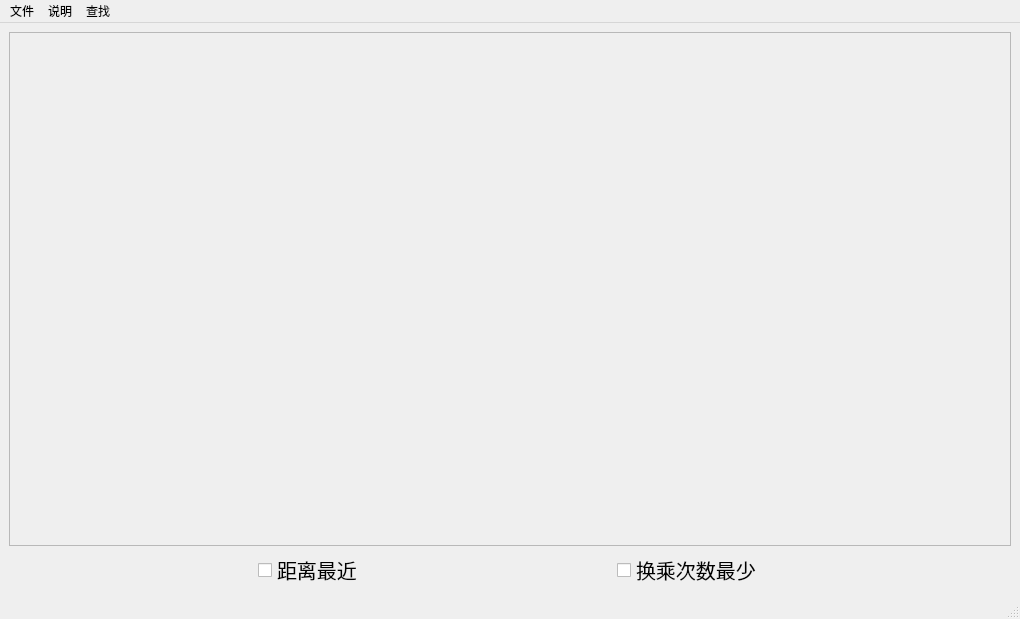
<?xml version="1.0" encoding="UTF-8"?>
<ui version="4.0">
 <class>MainWindow</class>
 <widget class="QMainWindow" name="MainWindow">
  <property name="geometry">
   <rect>
    <x>0</x>
    <y>0</y>
    <width>1020</width>
    <height>619</height>
   </rect>
  </property>
  <property name="contextMenuPolicy">
   <enum>Qt::NoContextMenu</enum>
  </property>
  <property name="windowTitle">
   <string>华中科技大学周边导航系统</string>
  </property>
  <property name="autoFillBackground">
   <bool>true</bool>
  </property>
  <widget class="QWidget" name="centralwidget">
   <property name="enabled">
    <bool>true</bool>
   </property>
   <layout class="QVBoxLayout" name="verticalLayout">
    <item>
     <widget class="QFrame" name="mapFrame">
      <property name="enabled">
       <bool>true</bool>
      </property>
      <property name="sizePolicy">
       <sizepolicy hsizetype="Preferred" vsizetype="Expanding">
        <horstretch>0</horstretch>
        <verstretch>0</verstretch>
       </sizepolicy>
      </property>
      <property name="frameShape">
       <enum>QFrame::StyledPanel</enum>
      </property>
      <property name="frameShadow">
       <enum>QFrame::Raised</enum>
      </property>
     </widget>
    </item>
    <item>
     <layout class="QHBoxLayout" name="horizontalLayout">
      <item>
       <spacer name="horizontalSpacer_2">
        <property name="orientation">
         <enum>Qt::Horizontal</enum>
        </property>
        <property name="sizeHint" stdset="0">
         <size>
          <width>40</width>
          <height>20</height>
         </size>
        </property>
       </spacer>
      </item>
      <item>
       <widget class="QCheckBox" name="checkBox">
        <property name="font">
         <font>
          <pointsize>15</pointsize>
         </font>
        </property>
        <property name="text">
         <string>距离最近</string>
        </property>
        <property name="iconSize">
         <size>
          <width>40</width>
          <height>40</height>
         </size>
        </property>
       </widget>
      </item>
      <item>
       <spacer name="horizontalSpacer">
        <property name="orientation">
         <enum>Qt::Horizontal</enum>
        </property>
        <property name="sizeHint" stdset="0">
         <size>
          <width>40</width>
          <height>20</height>
         </size>
        </property>
       </spacer>
      </item>
      <item>
       <widget class="QCheckBox" name="checkBox_2">
        <property name="font">
         <font>
          <pointsize>15</pointsize>
         </font>
        </property>
        <property name="text">
         <string>换乘次数最少</string>
        </property>
        <property name="iconSize">
         <size>
          <width>40</width>
          <height>40</height>
         </size>
        </property>
       </widget>
      </item>
      <item>
       <spacer name="horizontalSpacer_3">
        <property name="orientation">
         <enum>Qt::Horizontal</enum>
        </property>
        <property name="sizeHint" stdset="0">
         <size>
          <width>40</width>
          <height>20</height>
         </size>
        </property>
       </spacer>
      </item>
     </layout>
    </item>
   </layout>
  </widget>
  <widget class="QMenuBar" name="menubar">
   <property name="geometry">
    <rect>
     <x>0</x>
     <y>0</y>
     <width>1020</width>
     <height>23</height>
    </rect>
   </property>
   <widget class="QMenu" name="menu">
    <property name="title">
     <string>文件</string>
    </property>
    <addaction name="actionstops_txt"/>
    <addaction name="actionlines_txt"/>
    <addaction name="actionOrganization_txt"/>
   </widget>
   <widget class="QMenu" name="menu_2">
    <property name="title">
     <string>说明</string>
    </property>
    <addaction name="action"/>
    <addaction name="action_2"/>
    <addaction name="action_3"/>
    <addaction name="action_4"/>
   </widget>
   <widget class="QMenu" name="menu_3">
    <property name="title">
     <string>查找</string>
    </property>
    <addaction name="action_Ctrl_R"/>
   </widget>
   <addaction name="menu"/>
   <addaction name="menu_2"/>
   <addaction name="menu_3"/>
  </widget>
  <widget class="QStatusBar" name="statusbar"/>
  <action name="actionstops_txt">
   <property name="text">
    <string>stops.txt</string>
   </property>
  </action>
  <action name="actionlines_txt">
   <property name="text">
    <string>lines.txt</string>
   </property>
  </action>
  <action name="actionOrganization_txt">
   <property name="text">
    <string>Organization.txt</string>
   </property>
  </action>
  <action name="action">
   <property name="text">
    <string>首次单击左键选定起点</string>
   </property>
  </action>
  <action name="action_2">
   <property name="text">
    <string>再次单击左键选定终点</string>
   </property>
  </action>
  <action name="action_Ctrl_R">
   <property name="text">
    <string>查找地点     R</string>
   </property>
  </action>
  <action name="action_3">
   <property name="text">
    <string>蓝色代表起点</string>
   </property>
  </action>
  <action name="action_4">
   <property name="text">
    <string>红色代表终点</string>
   </property>
  </action>
 </widget>
 <tabstops>
  <tabstop>checkBox_2</tabstop>
  <tabstop>checkBox</tabstop>
 </tabstops>
 <resources/>
 <connections/>
</ui>
